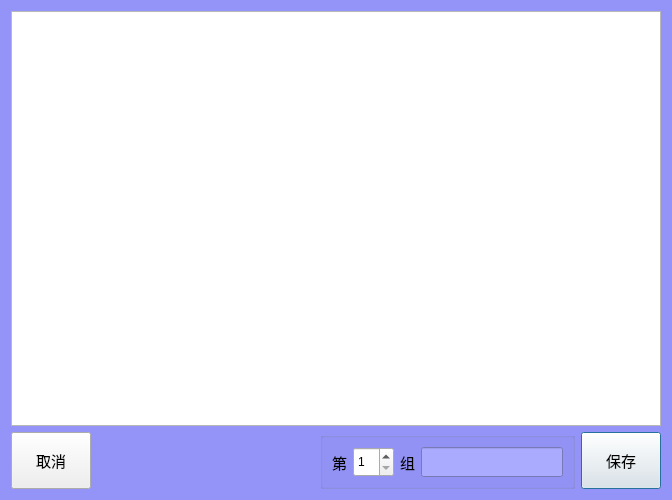
<?xml version="1.0" encoding="UTF-8"?>
<ui version="4.0">
 <class>clsViewResult</class>
 <widget class="QDialog" name="clsViewResult">
  <property name="geometry">
   <rect>
    <x>0</x>
    <y>0</y>
    <width>672</width>
    <height>500</height>
   </rect>
  </property>
  <property name="minimumSize">
   <size>
    <width>0</width>
    <height>500</height>
   </size>
  </property>
  <property name="maximumSize">
   <size>
    <width>16777215</width>
    <height>16777215</height>
   </size>
  </property>
  <property name="windowTitle">
   <string>浏览测量结果</string>
  </property>
  <property name="windowIcon">
   <iconset>
    <normaloff>:/wk2.ico</normaloff>:/wk2.ico</iconset>
  </property>
  <property name="styleSheet">
   <string notr="true">QDialog
{
	background-color: rgb(148, 148, 248);
}</string>
  </property>
  <layout class="QVBoxLayout" name="verticalLayout">
   <item>
    <widget class="QTableWidget" name="tvResult">
     <property name="font">
      <font>
       <family>楷体</family>
       <pointsize>10</pointsize>
      </font>
     </property>
    </widget>
   </item>
   <item>
    <layout class="QHBoxLayout" name="horizontalLayout_2">
     <item>
      <widget class="QPushButton" name="btnCancel">
       <property name="minimumSize">
        <size>
         <width>0</width>
         <height>0</height>
        </size>
       </property>
       <property name="maximumSize">
        <size>
         <width>11111</width>
         <height>11111</height>
        </size>
       </property>
       <property name="font">
        <font>
         <family>楷体</family>
         <pointsize>11</pointsize>
        </font>
       </property>
       <property name="text">
        <string>取消</string>
       </property>
      </widget>
     </item>
     <item>
      <spacer name="horizontalSpacer">
       <property name="orientation">
        <enum>Qt::Horizontal</enum>
       </property>
       <property name="sizeHint" stdset="0">
        <size>
         <width>20</width>
         <height>20</height>
        </size>
       </property>
      </spacer>
     </item>
     <item>
      <widget class="QGroupBox" name="groupBox">
       <property name="font">
        <font>
         <family>Times New Roman</family>
        </font>
       </property>
       <property name="title">
        <string/>
       </property>
       <layout class="QHBoxLayout" name="horizontalLayout">
        <item>
         <widget class="QLabel" name="label">
          <property name="font">
           <font>
            <family>楷体</family>
            <pointsize>11</pointsize>
           </font>
          </property>
          <property name="text">
           <string>第</string>
          </property>
         </widget>
        </item>
        <item>
         <widget class="QSpinBox" name="txtGroup">
          <property name="maximumSize">
           <size>
            <width>1111</width>
            <height>1111</height>
           </size>
          </property>
          <property name="minimum">
           <number>1</number>
          </property>
          <property name="maximum">
           <number>16</number>
          </property>
         </widget>
        </item>
        <item>
         <widget class="QLabel" name="label_2">
          <property name="font">
           <font>
            <family>楷体</family>
            <pointsize>11</pointsize>
           </font>
          </property>
          <property name="text">
           <string>组</string>
          </property>
         </widget>
        </item>
        <item>
         <widget class="QLineEdit" name="txtTitle">
          <property name="font">
           <font>
            <family>楷体</family>
            <pointsize>11</pointsize>
           </font>
          </property>
          <property name="styleSheet">
           <string notr="true">background-color:rgb(170, 170, 255)</string>
          </property>
          <property name="text">
           <string/>
          </property>
          <property name="readOnly">
           <bool>true</bool>
          </property>
         </widget>
        </item>
       </layout>
      </widget>
     </item>
     <item>
      <widget class="QPushButton" name="btnSave">
       <property name="minimumSize">
        <size>
         <width>0</width>
         <height>0</height>
        </size>
       </property>
       <property name="maximumSize">
        <size>
         <width>11111</width>
         <height>11111</height>
        </size>
       </property>
       <property name="font">
        <font>
         <family>楷体</family>
         <pointsize>11</pointsize>
        </font>
       </property>
       <property name="text">
        <string>保存</string>
       </property>
       <property name="default">
        <bool>true</bool>
       </property>
      </widget>
     </item>
    </layout>
   </item>
  </layout>
 </widget>
 <resources/>
 <connections/>
</ui>
